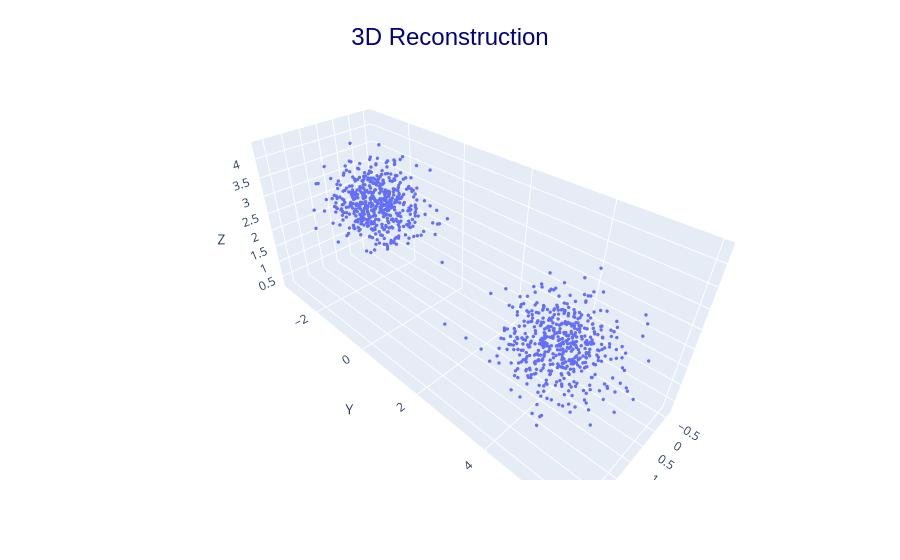
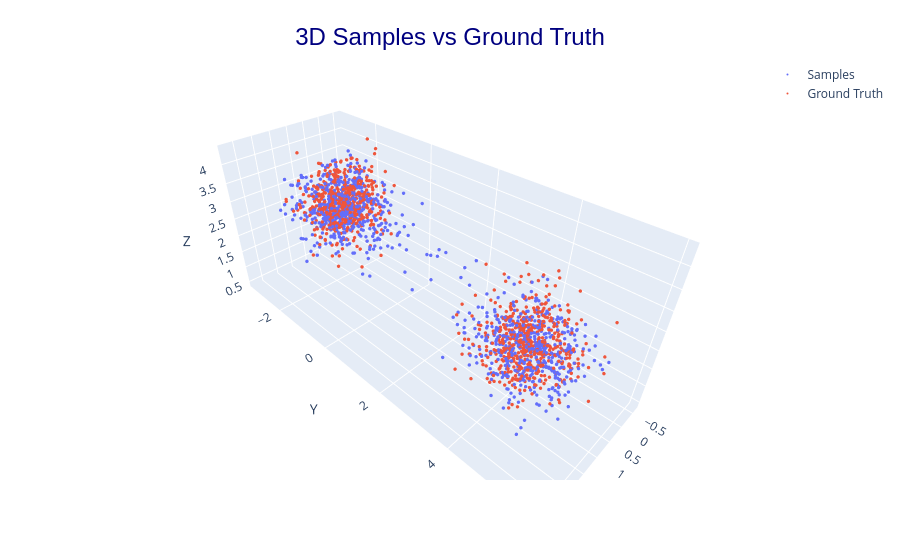

Notebook cell for these charts, in order:
### Code cell
plot_model(stein_hierarchical_vae, key_for("stein_hierarchical_vae_plotting"), X_test, share_axis=False)

### Figure 1 — Plotly figure (JSON) as saved in the notebook; plotly's stock layout.template omitted (floating-point values rounded to 4 significant figures; data arrays with more than 128 entries replaced by an {"elided": "..."} marker saying what was removed)
{"data": [{"marker": {"size": 2}, "mode": "markers", "name": "recon", "type": "scatter3d", "x": {"elided": "1000 float values"}, "y": {"elided": "1000 float values"}, "z": {"elided": "1000 float values"}}], "layout": {"margin": {"t": 60}, "scene": {"xaxis": {"title": {"text": "X"}}, "yaxis": {"title": {"text": "Y"}}, "zaxis": {"title": {"text": "Z"}}}, "title": {"font": {"color": "navy", "family": "Arial", "size": 24}, "text": "3D Reconstruction", "x": 0.5, "y": 0.95}}}

### Figure 2 — Plotly figure (JSON) as saved in the notebook; plotly's stock layout.template omitted (floating-point values rounded to 4 significant figures; data arrays with more than 128 entries replaced by an {"elided": "..."} marker saying what was removed)
{"data": [{"marker": {"size": 2}, "mode": "markers", "name": "Samples", "type": "scatter3d", "x": {"elided": "1000 float values"}, "y": {"elided": "1000 float values"}, "z": {"elided": "1000 float values"}}, {"marker": {"size": 2}, "mode": "markers", "name": "Ground Truth", "type": "scatter3d", "x": {"elided": "1000 float values"}, "y": {"elided": "1000 float values"}, "z": {"elided": "1000 float values"}}], "layout": {"margin": {"t": 60}, "scene": {"xaxis": {"title": {"text": "X"}}, "yaxis": {"title": {"text": "Y"}}, "zaxis": {"title": {"text": "Z"}}}, "title": {"font": {"color": "navy", "family": "Arial", "size": 24}, "text": "3D Samples vs Ground Truth", "x": 0.5, "y": 0.95}}}
